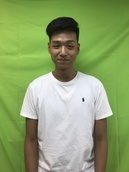
#> input picture stanCode_Projects/my_photoshop/image_contest/gaitubao_IMG_7001_jpg.jpg, 129 x 172 px, shrunk from 3024 x 4032 before the run
$ python best_photoshop_award.py
#> lines starting #> are read from the running program, lines starting #| are printed output that depends on the picture
### stanCode_Projects/my_photoshop/simpleimage.py
#!/usr/bin/env python3

"""
Stanford CS106AP SimpleImage
Nick Parlante, Sonja Johnson-Yu, and Nick Bowman
 -6/2019 version has file reading, pix, and foreach iterator

SimpleImage Features:
Create image:
    image = SimpleImage.blank(400, 200)   # create new image of size
    image = SimpleImage('foo.jpg')        # create from file

Access size
    image.width, image.height

Iterate over all pixels:
    for pixel in image:
        #do something with pixel

Get pix at x,y
    pix = image.get_pix(x, y)
    # pix is RGB tuple like (100, 200, 0)

Set pix at x,y
    image.set_pix(x, y, pix)   # set data by tuple also

Get Pixel object at x,y
    pixel = image.get_pixel(x, y)
    pixel.red = 0
    pixel.blue = 255

Show image on screen
    image.show()

The main() function below demonstrates the above functions as a test.
"""

import sys
# If the following line fails, "Pillow" needs to be installed
from PIL import Image


def clamp(num):
    """
    Return a "clamped" version of the given num,
    converted to be an int limited to the range 0..255 for 1 byte.
    """
    num = int(num)
    if num < 0:
        return 0
    if num >= 256:
        return 255
    return num


class Pixel(object):
    """
    A pixel at an x,y in a SimpleImage.
    Supports set/get .red .green .blue
    and get .x .y
    """
    def __init__(self, image, x, y):
        self.image = image
        self._x = x
        self._y = y

    def __str__(self):
        return 'r:' + str(self.red) + ' g:' + str(self.green) + ' b:' + str(self.blue)

    # Pillow image stores each pixel color as a (red, green, blue) tuple.
    # So the functions below have to unpack/repack the tuple to change anything.

    @property
    def red(self):
        return self.image.px[self._x, self._y][0]

    @red.setter
    def red(self, value):
        rgb = self.image.px[self._x, self._y]
        self.image.px[self._x, self._y] = (clamp(value), rgb[1], rgb[2])

    @property
    def green(self):
        return self.image.px[self._x, self._y][1]

    @green.setter
    def green(self, value):
        rgb = self.image.px[self._x, self._y]
        self.image.px[self._x, self._y] = (rgb[0], clamp(value), rgb[2])

    @property
    def blue(self):
        return self.image.px[self._x, self._y][2]

    @blue.setter
    def blue(self, value):
        rgb = self.image.px[self._x, self._y]
        self.image.px[self._x, self._y] = (rgb[0], rgb[1], clamp(value))

    @property
    def x(self):
        return self._x

    @property
    def y(self):
        return self._y


# color tuples for background color names 'red' 'white' etc.
BACK_COLORS = {
    'white': (255, 255, 255),
    'black': (0, 0, 0),
    'red': (255, 0, 0),
    'green': (0, 255, 0),
    'blue': (0, 0, 255),
}


class SimpleImage(object):
    def __init__(self, filename, width=0, height=0, back_color=None):
        """
        Create a new image. This case works: SimpleImage('foo.jpg')
        To create a blank image use SimpleImage.blank(500, 300)
        The other parameters here are for internal/experimental use.
        """
        # Create pil_image either from file, or making blank
        if filename:
            self.pil_image = Image.open(filename).convert("RGB")
            if self.pil_image.mode != 'RGB':
                raise Exception('Image file is not RGB')
            self._filename = filename  # hold onto
        else:
            if not back_color:
                back_color = 'white'
            color_tuple = BACK_COLORS[back_color]
            if width == 0 or height == 0:
                raise Exception('Creating blank image requires width/height but got {} {}'
                                .format(width, height))
            self.pil_image = Image.new('RGB', (width, height), color_tuple)
        self.px = self.pil_image.load()
        size = self.pil_image.size
        self._width = size[0]
        self._height = size[1]
        self.curr_x = 0
        self.curr_y = 0

    def __iter__(self):
        return self

    # [26 lines left out: functions __next__, increment_curr_counters, blank, file, not called in this run]

    @property
    def width(self):
        """Width of image in pixels."""
        return self._width

    @property
    def height(self):
        """Height of image in pixels."""
        return self._height

    def get_pixel(self, x, y):
        """
        Returns a Pixel at the given x,y, suitable for getting/setting
        .red .green .blue values.
        """
        if x < 0 or x >= self._width or y < 0 or y >= self.height:
            e = Exception('get_pixel bad coordinate x %d y %d (vs. image width %d height %d)' %
                          (x, y, self._width, self.height))
            raise e
        return Pixel(self, x, y)

    # [14 lines left out: functions set_pixel, set_rgb, not called in this run]

    def get_pix(self, x, y):
        """Get pix RGB tuple (200, 100, 50) for the given x,y."""
        return self.px[x, y]

    def set_pix(self, x, y, pix):
        """Set the given pix RGB tuple into the image at the given x,y."""
        self.px[x, y] = pix

    def show(self):
        """Displays the image using an external utility."""
        self.pil_image.show()

    def make_as_big_as(self, image):
        """Resizes image to the shape of the given image"""
        self.pil_image = self.pil_image.resize((image.width, image.height))
        self.px = self.pil_image.load()
        size = self.pil_image.size
        self._width = size[0]
        self._height = size[1]


# [30 lines left out: function main, not called in this run]


# [2 lines that do not run on import are left out]

### stanCode_Projects/my_photoshop/best_photoshop_award.py
"""
File: best_photoshop_award.py
Ｎame: Wilson Wang 2020/08/05
----------------------------------
This file creates a photoshopped image
that is going to compete for the 2020 Best
Photoshop Award for SC101P.
Please put all the images you use in image_contest folder
and make sure to choose which award you are aiming at
"""
from simpleimage import SimpleImage

THRESHOLD = 1.3
BLACK = 130

def photoshop(me,bg):
    """
    :param me: Simpleimage, the photo with person in green screen
    :param bg: Simpleimage, the background image
    :return: me, Simpleimage, the photo after changing backggound
    """

    for y in range(me.height):
        for x in range(me.width):
            me_pixel = me.get_pixel(x,y)
            avg = (me_pixel.red+me_pixel.green+me_pixel.blue)//3
            # total is use for detect hair color
            total = me_pixel.red+me_pixel.green+me_pixel.blue
            # This step detect the green screen and hair
            if me_pixel.green > avg*THRESHOLD and total > BLACK:
                bg_pixel = bg.get_pixel(x, y)
                me_pixel.red = bg_pixel.red
                me_pixel.blue = bg_pixel.blue
                me_pixel.green = bg_pixel.green

    return me
def main():
    """
    This function should photoshop a person into any background
    """

    me = SimpleImage("image_contest/gaitubao_IMG_7001_jpg.jpg")
#> in __init__, self.pil_image is the input picture: PIL image 129x172 RGB; mean R, G, B 141.3, 163, 108.1
    bg = SimpleImage("image_contest/pexels-chris-f-2083180 .jpg")
#> call 2 of __init__, with width = 0, height = 0
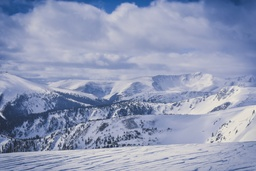
#> input picture stanCode_Projects/my_photoshop/image_contest/pexels-chris-f-2083180 .jpg, 256 x 171 px, shrunk from 6000 x 4000 before the run
#> in __init__, self.pil_image is the input picture: PIL image 256x171 RGB; mean R, G, B 144.5, 153.8, 182
    bg.make_as_big_as(me)
#> in make_as_big_as, `self.pil_image = self.pil_image.resize((image.width, image.height))`:
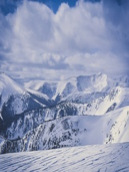
#> self.pil_image: PIL image 129x172 RGB; mean R, G, B 144.5, 153.8, 182
    combined_img = photoshop(me,bg)
    combined_img.show()
#> in show, `self.pil_image.show()`:
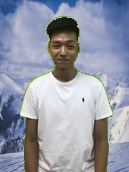
#> shown: PIL image 129x172 RGB; mean R, G, B 150.2, 154.8, 169.7


if __name__ == '__main__':
    main()
